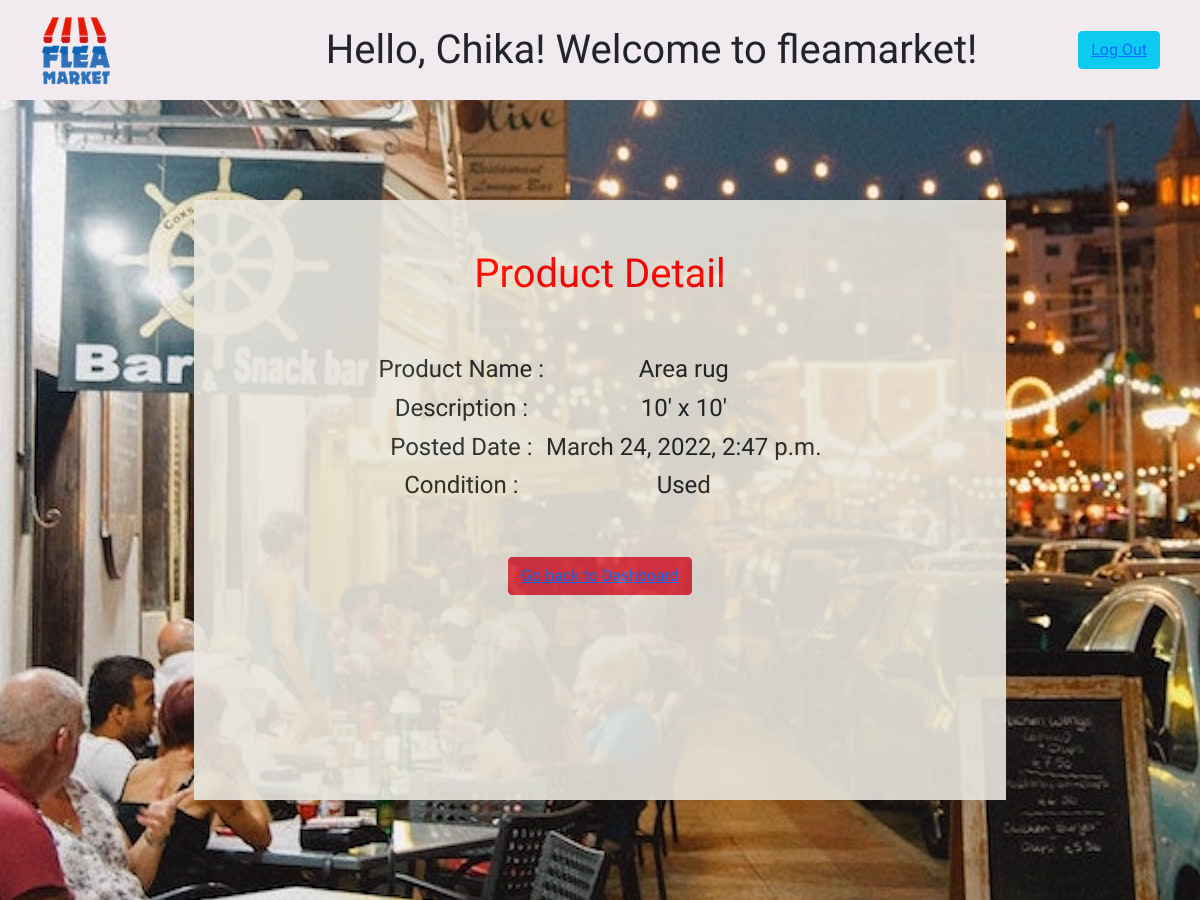
Screenshot of /products/detail/8 (signed in) with the database file from the repository.
### koukan_app/models.py (models this page shows)
class User(models.Model):
    first_name = models.CharField(max_length=45)
    last_name = models.CharField(max_length=45)
    email = models.EmailField(unique=True)
    password = models.CharField(max_length=255)
    objects = UserManager()

class Product(models.Model):
    product_name = models.CharField(max_length=45)
    description = models.CharField(max_length=255)
    condition = models.CharField(max_length=255)
    user = models.ForeignKey(User, related_name = "products",on_delete=models.CASCADE)
    created_at = models.DateTimeField(auto_now_add=True)
    updated_at = models.DateTimeField(auto_now=True)
    objects= ProductManager()

### koukan_app/views.py (the view)
# urls.py: path('products/detail/<int:id>', views.detail),
def detail(request, id):
    product = Product.objects.get(id=id)
    user = User.objects.get(id = request.session['user_id'])
    context = {
        "user" :user,
        "product": product,
    }
    return render(request,'product_detail.html', context)

### koukan_app/templates/product_detail.html (shortened to what this page needs)
<!DOCTYPE html>
<html lang="en">
<head>
    <link href="https://cdn.jsdelivr.net/npm/bootstrap@5.1.3/dist/css/bootstrap.min.css" rel="stylesheet">
    {% load static %}
    <link rel="stylesheet" href="{%static 'css/style.css'%}">
</head>
<body>
    <div id="header">
        {% load static %}
        <a href="/products"><img src="{% static "imgs/fleamarket.png" %}" alt="logo"/></a>
        <span style="font-size: 250%">Hello,  {{user.first_name}}! Welcome to fleamarket!</span>
        <button type="button" class="btn btn-info"><a href="/logout">Log Out</a></button>
    </div>
    <div id="wrapper">
        <div id="middle-wrapper">
        <h1>Product Detail</h1>
            <table>
                <tbody>
                    <th>  <h4>Product Name :</h4></th>
                    <th>  <h4>{{ product.product_name }}</h4></th>
                </tbody>
                <tbody>
                    <th>  <h4>Description :</h4></th>
                    <th>  <h4>{{ product.description}}</h4></th>
                </tbody>
                <tbody>
                    <th>  <h4>Posted Date :</h4></th>
                    <th>  <h4>{{ product.created_at}}</h4></th>
                <tbody>
                    <th>  <h4>Condition :</h4></th>
                    <th>  <h4>{{ product.condition}}</h4></th>
                </tbody>
            </table>
            <button type="button" class="btn btn-danger"><a href="/products">Go back to Dashboard</a></button>
        </div>
    </div>
</body>
</html>

### koukan_app/static/css/style.css (style rules this page uses)
* { font-family: 'Arima Madurai', cursive; }
#wrapper { background: url('/static/imgs/market.jpg') no-repeat fixed; min-height: 100vh; width: 100%; margin: auto; display: flex; padding: 20px; flex-direction: column; justify-content: space-around; text-align: center; }
#header { width: 100%; height: 100px; display: flex; flex-direction: row; justify-content: space-between; align-items: center; background-color: rgb(241, 235, 240); padding-left: 40px; padding-right: 40px; }
#middle-wrapper { width: 70%; height: 600px; background-color: rgb(233, 231, 223);opacity:0.9; margin: auto; display: flex; flex-direction: column; justify-content: start; align-items: center; padding:50px; }
h1 { color:red; }

### rows the page displays
User: first_name "Chika"
Product: product_name "Area rug", description "10' x 10'", created_at "March 24, 2022, 2:47 p.m.", condition "Used"
